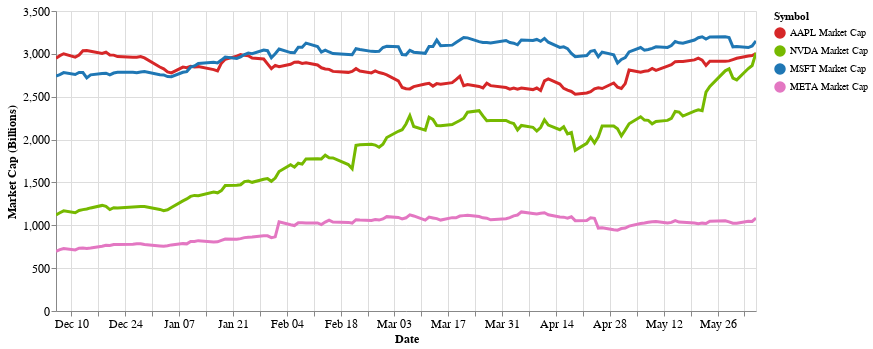

Write notebook code for a chart like this one.
### Code cell
import altair as alt

highlight = alt.selection_point(
    on="pointerover", fields=["Symbol"], nearest=True
)

color_domain = ['AAPL Market Cap', 'NVDA Market Cap', 'MSFT Market Cap', 'META Market Cap']
color_range = colors

base = alt.Chart(df_long).mark_line().encode(
    x="Date:T",
    y="Market Cap (Billions):Q",
    # color="Symbol",
    color=alt.Color('Symbol').scale(domain=color_domain, range=color_range),
    tooltip=[
        alt.Tooltip("Market Cap (Billions):Q", format=",.2f"),
        alt.Tooltip("Symbol:N"),
    ],
)

points = base.mark_circle().encode(
    opacity=alt.value(0)
).add_params(highlight)

lines = base.mark_line().encode(
    size=alt.condition(~highlight, alt.value(1), alt.value(3))
)

(points + lines).properties(
    width=700,
    height=300
).configure_axis(
    labelFontSize=12,
    titleFontSize=12
).interactive()

### Figure 1 — Vega-Lite specification as saved in the notebook (floating-point values rounded to 4 significant figures; data arrays with more than 128 entries replaced by an {"elided": "..."} marker saying what was removed)
{"config": {"view": {"continuousWidth": 300, "continuousHeight": 300}, "axis": {"labelFontSize": 12, "titleFontSize": 12}}, "layer": [{"mark": {"type": "circle"}, "encoding": {"color": {"field": "Symbol", "scale": {"domain": ["AAPL Market Cap", "NVDA Market Cap", "MSFT Market Cap", "META Market Cap"], "range": ["#d62728", "#76b900", "#1f77b4", "#e377c2"]}, "type": "nominal"}, "opacity": {"value": 0}, "tooltip": [{"field": "Market Cap (Billions)", "format": ",.2f", "type": "quantitative"}, {"field": "Symbol", "type": "nominal"}], "x": {"field": "Date", "type": "temporal"}, "y": {"field": "Market Cap (Billions)", "type": "quantitative"}}, "name": "view_21"}, {"mark": {"type": "line"}, "encoding": {"color": {"field": "Symbol", "scale": {"domain": ["AAPL Market Cap", "NVDA Market Cap", "MSFT Market Cap", "META Market Cap"], "range": ["#d62728", "#76b900", "#1f77b4", "#e377c2"]}, "type": "nominal"}, "size": {"condition": {"test": {"not": {"param": "param_72"}}, "value": 1}, "value": 3}, "tooltip": [{"field": "Market Cap (Billions)", "format": ",.2f", "type": "quantitative"}, {"field": "Symbol", "type": "nominal"}], "x": {"field": "Date", "type": "temporal"}, "y": {"field": "Market Cap (Billions)", "type": "quantitative"}}}], "data": {"name": "data-80ddca5ff8d6910de192b890a55cd618"}, "height": 300, "params": [{"name": "param_72", "select": {"type": "point", "fields": ["Symbol"], "nearest": true, "on": "pointerover"}, "views": ["view_21"]}, {"name": "param_73", "select": {"type": "interval", "encodings": ["x", "y"]}, "bind": "scales", "views": ["view_21"]}], "width": 700, "$schema": "https://vega.github.io/schema/vega-lite/v5.17.0.json", "datasets": {"data-80ddca5ff8d6910de192b890a55cd618": {"elided": "500 records"}}}
